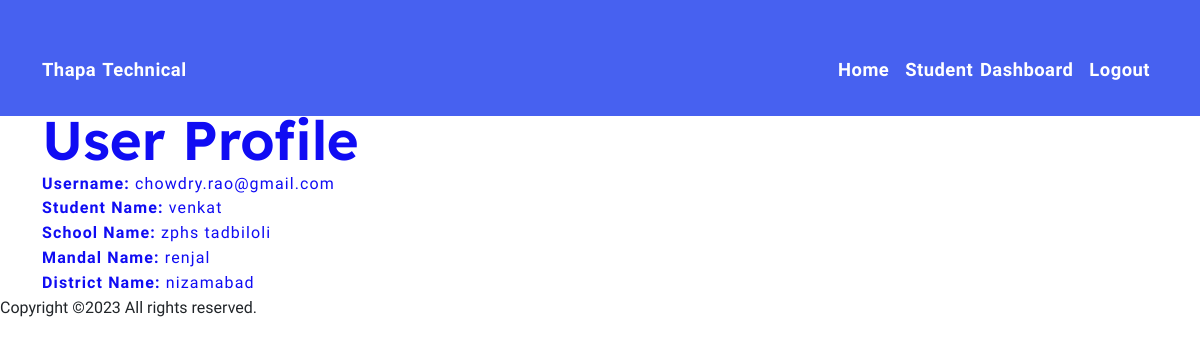
The page /user-profile/ (signed in) on the database its author committed.
### mocktest/models.py (models this page shows, shortened)
class UserDetail(models.Model):
    user = models.ForeignKey(User, on_delete=models.CASCADE, null=True)
    studentname = models.CharField(max_length=30, null=True)
    schoolname = models.CharField(max_length=30, null=True)
    mandalname = models.CharField(max_length=10, null=True)
    distname = models.CharField(max_length=100, null=True)

### mocktest/views.py (the view)
# urls.py: path('user-profile/', views.user_profile, name='user_profile'),
@login_required
def user_profile(request):
    user = request.user
    try:
        user_detail = UserDetail.objects.get(user=user)
    except UserDetail.DoesNotExist:
        return redirect('mocktest:user_details', user_id=user.id)
    context = {'user_detail': user_detail}
    return render(request, 'mocktest/user_profile.html', context)

### mocktest/templates/mocktest/user_profile.html
{% extends 'base.html' %}
{% block content %}
  <h2>User Profile</h2>
  <p><strong>Username:</strong> {{ user_detail.user.username }}</p>
  <p><strong>Student Name:</strong> {{ user_detail.studentname }}</p>
  <p><strong>School Name:</strong> {{ user_detail.schoolname }}</p>
  <p><strong>Mandal Name:</strong> {{ user_detail.mandalname }}</p>
  <p><strong>District Name:</strong> {{ user_detail.distname }}</p>
{% endblock %}

### static/css/style.css (style rules this page uses)
* { margin: 0; padding: 0; box-sizing: border-box; font-family: "Urbanist", sans-serif; }
:root { --bs-dark-color: rgb(16, 12, 243); --bs-dark-primary:#4761f0; --bs-main-color:#fff; --bs-primary-color:#c6c6c6; --secondary-color: #29a9fd; --bs-supporting-color: #C850C0; }
h1, h2,h3,h4,h5 { font-family: 'Lexend Deca', sans-serif; color: var( --bs-dark-color); }
h2 { line-height: 3rem; font-weight: 600; font-size: 3.4rem; }
p { margin: 0; font-weight: 400; font-size: 1rem; color: var( --bs-dark-color); letter-spacing: 0.07rem; line-height: 1.55rem; font-synthesis: none; text-rendering: optimizeLegibility; }

### rows shown on the page
UserDetail: user.username "chowdry.rao@gmail.com", studentname "venkat", schoolname "zphs tadbiloli", mandalname "renjal", distname "nizamabad"
